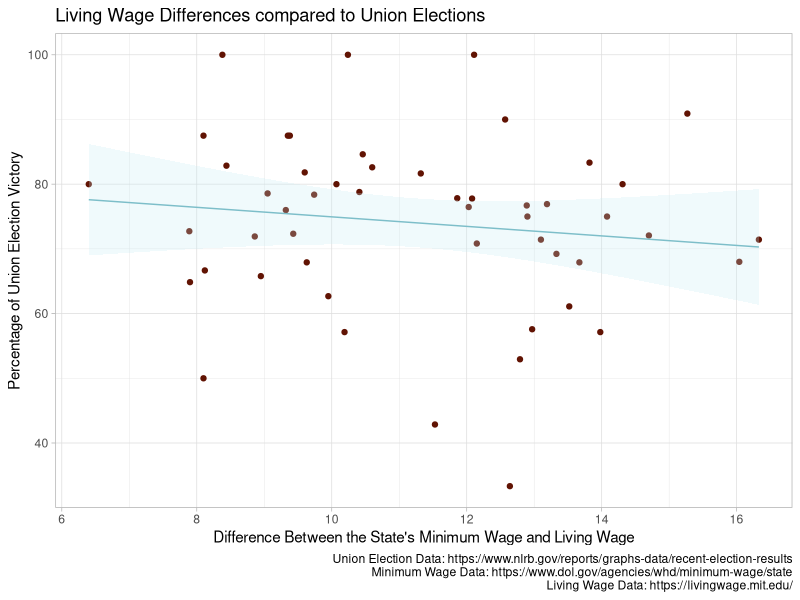
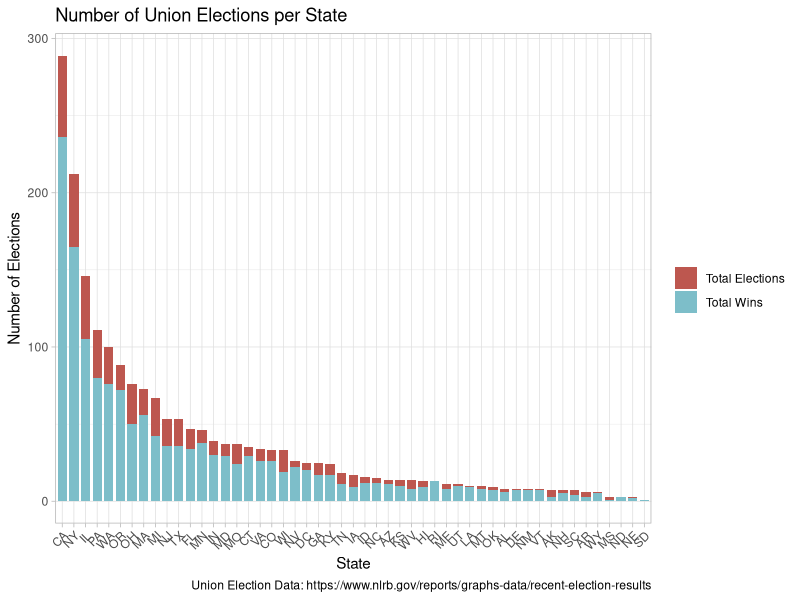
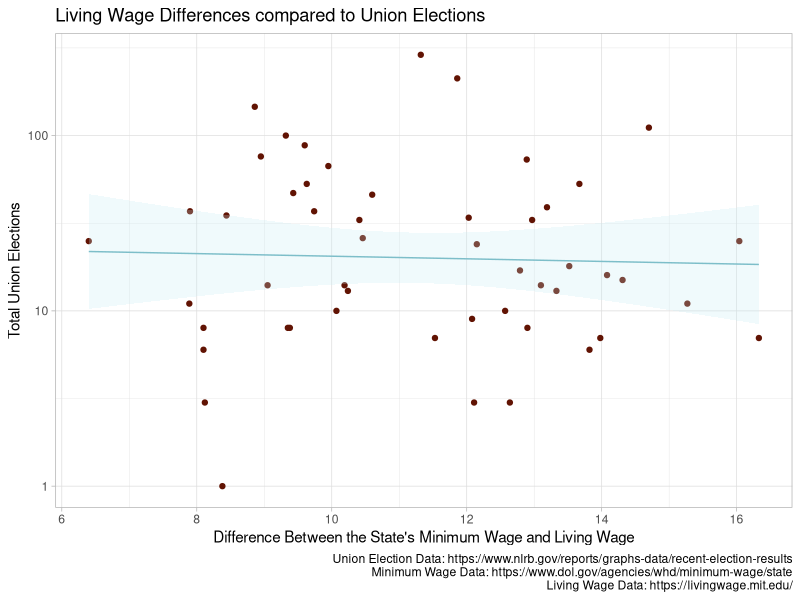

These figures' R source, in order:
## ---- chunk 1
#Setup Chunk
library(tidyverse)
library(dplyr)
NLRB<- read_csv("recent_election_results__all_dates_--20241103124939.csv")
wages <- read_csv("Wage Data - Sheet1.csv")
## ---- chunk 2
#Cleaning the Data
NLRBtidy <-NLRB |>
  mutate(state = `States & Territories`) |>
  filter(`Ballot Type` == "Single Labor Organization") |>
  mutate(`Votes for Labor Union1` = if_else(is.na(`Votes for Labor Union1`), 0, `Votes for Labor Union1`))|>
  mutate(`Votes Against` = if_else(is.na(`Votes Against`), 0, `Votes Against`))|>
  mutate(win = if_else(`Votes for Labor Union1` > `Votes Against`, 1, 0)) |>
  group_by(state) |>
  summarise(
    total_wins = sum(win),
    total_elections = n(),
    win_proportion = (total_wins/total_elections) * 100
  ) |>
  mutate(win_proportion = round(win_proportion, 2))

#Joining the Data
electionWage <- NLRBtidy |>
  left_join(wages) |>
  drop_na(`minimum wage`)

electionWagePlot <- electionWage |>
  ggplot(aes
             (x = `diff`, y = win_proportion)) +
  geom_point(
    color = "#611303"
    ) +
  geom_smooth(method = "lm",
    fill = "#c4edf5", alpha = 0.25, linewidth = 0.5, color = "#7dbec9"
  ) +
  labs(title = "Living Wage Differences compared to Union Elections",
       caption = "Union Election Data: https://www.nlrb.gov/reports/graphs-data/recent-election-results
       Minimum Wage Data: https://www.dol.gov/agencies/whd/minimum-wage/state
       Living Wage Data: https://livingwage.mit.edu/",
       y = "Percentage of Union Election Victory",
       x = "Difference Between the State's Minimum Wage and Living Wage")+
  theme_light()
## ---- chunk 3
knitr::kable(NLRBtidy,
             col.names = c("State", "Total Union Election Wins", "Total Union Elections", "Proportion of Wins"),
             caption = "NLRB Election Data")

knitr::kable(electionWage,
             col.names = c("State", "Total Union Election Wins", "Total Union Elections", "Proportion of Wins", "State Minimum Wage", "State Living Wage", "Difference Between Living and Minimum Wage"),
             caption = "NLRB Election Data with State Wage Information")

electionWagePlot
## ---- chunk 4
#Number of Elections
unionDensity <- electionWage |>
  ggplot(aes(
    x = reorder(state, -total_elections))) +
  geom_col(aes(
    y = total_elections, fill = "Total Elections"),
            width = 0.8) +
  geom_col(aes(
    y = total_wins, fill = "Total Wins"),
            width = 0.8) +
  scale_fill_manual(
    values = c(
      "Total Elections" = "#bd574f",
      "Total Wins" = "#7dbec9")) +
  labs(
    title = "Number of Union Elections per State",
    x = "State",
    y = "Number of Elections",
    fill = "",
    caption = "Union Election Data: https://www.nlrb.gov/reports/graphs-data/recent-election-results",
  ) +
  theme_light()+
  theme(axis.text.x = element_text(angle = 45, hjust = 1))

#Total vs Wage
wageAttempt <- electionWage |>
  ggplot(aes
             (x = `diff`, y = total_elections)) +
  geom_point(
    color = "#611303"
    ) +
  geom_smooth(method = "lm",
    fill = "#c4edf5", alpha = 0.25, linewidth = 0.5, color = "#7dbec9"
  ) +
  scale_y_log10()+
  labs(title = "Living Wage Differences compared to Union Elections",
       caption = "Union Election Data: https://www.nlrb.gov/reports/graphs-data/recent-election-results
       Minimum Wage Data: https://www.dol.gov/agencies/whd/minimum-wage/state
       Living Wage Data: https://livingwage.mit.edu/",
       y = "Total Union Elections",
       x = "Difference Between the State's Minimum Wage and Living Wage")+
  theme_light()

#fits
fit_win <- lm(total_wins ~ `diff`,
              data = electionWage)

fit_total <- lm(total_elections ~ `diff`,
                data = electionWage)
## ---- chunk 5
unionDensity

wageAttempt
## ---- chunk 6
fit_win |>
  broom::tidy() |>
  select(term, estimate) |>  
  knitr::kable(caption = "Union Election Wins compared to Wage Difference", digits = 2, col.names = c("Term", "Estimate"))

fit_total |>
  broom::tidy() |>
  select(term, estimate) |>  
  knitr::kable(caption = "Total Union Elections compared to Wage Difference", digits = 2, col.names = c("Term", "Estimate"))
